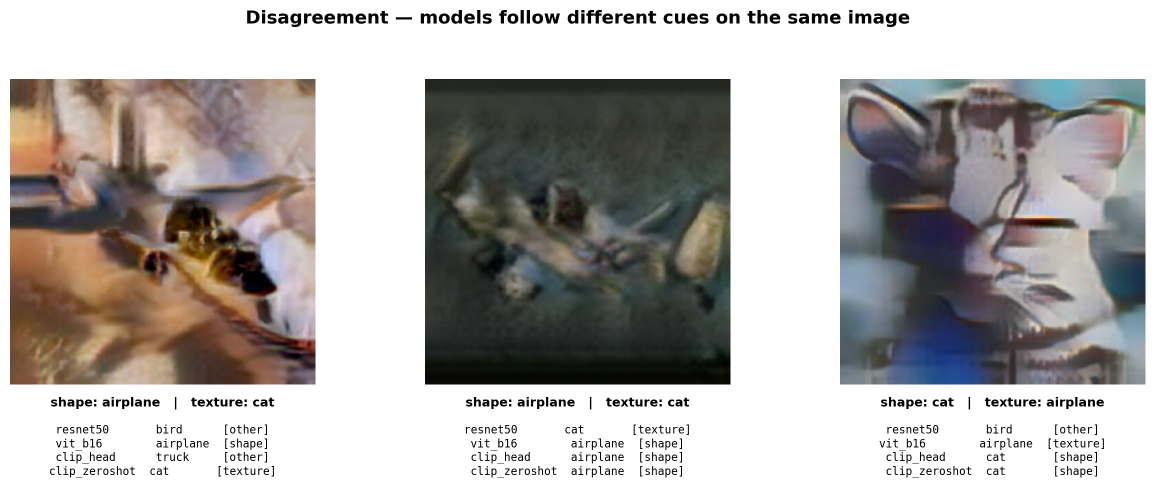
#> input picture report/figures/cue_conflict_disagreement.png, 2310 x 974 px (shown at 1/2 size)
$ python make_cue_conflict_dis_compact.py
#> lines starting #> are read from the running program, lines starting #| are printed output that depends on the picture; after the words box and inside, x2 and y2 are one past the last pixel; in counts of white or black regions, pixels touching at a corner belong together
"""
Compact, print-legible version of the Task 1 cue-conflict disagreement figure.

The original report/figures/cue_conflict_disagreement.png (written by
task1/notebooks/03_shape_texture.ipynb) has 8-pt labels on a 12.6-inch-wide
canvas, so they become unreadable once the figure is shrunk to fit beside
Table 2. This script reuses the SAME three stylized images (cropped from that
PNG) and the SAME predictions (task1/results/cue_conflict_examples.json), and
redraws the labels at a size meant for ~3.3 inches of print width.

No model is run. From the repo root:
    python report/make_cue_conflict_panel.py
Writes report/figures/cue_conflict_disagreement_compact.png
"""
import json
from pathlib import Path

import numpy as np
import matplotlib.pyplot as plt
from PIL import Image

ROOT = Path(__file__).resolve().parents[1]
SRC = ROOT / "report" / "figures" / "cue_conflict_disagreement.png"
EX = ROOT / "task1" / "results" / "cue_conflict_examples.json"
OUT = ROOT / "report" / "figures" / "cue_conflict_disagreement_compact.png"

img = np.asarray(Image.open(SRC).convert("RGB"))
nonwhite = img.min(axis=2) < 235
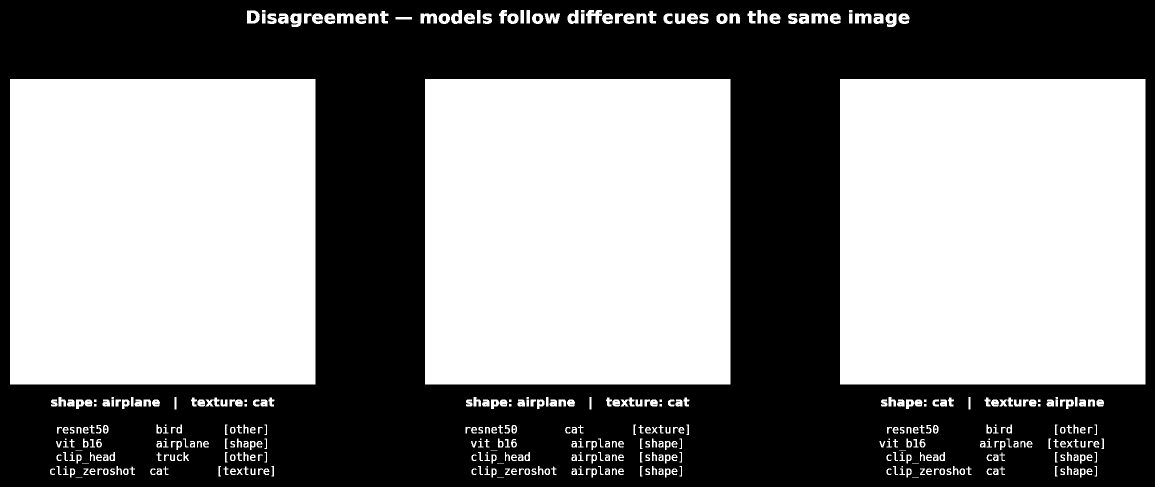
#> nonwhite: shape (974, 2310) bool (shown at 1/2 size); 51.9% white; 162 black regions (101 under 20 px), largest, box (x1, y1, x2, y2) and area: (0, 0, 2310, 974) 1078042, (502, 26, 512, 42) 134, (1022, 32, 1030, 43) 69
rows = np.flatnonzero(nonwhite.sum(1) > 0.5 * img.shape[1])      # rows crossing all 3 images
#> rows = 611 values from 158 to 768
r0, r1 = rows.min(), rows.max() + 1
#> r0 = 158; r1 = 769
on = nonwhite[r0:r1].sum(0) > 0.5 * (r1 - r0)
edges = np.flatnonzero(np.diff(on.astype(int))) + 1                # [start, end, start, end, ...]
#> edges = [20, 631, 850, 1461, 1680, 2291]
boxes = list(zip(edges[0::2], edges[1::2]))
#> boxes = [(20, 631), (850, 1461), (1680, 2291)]
assert len(boxes) == 3, f"expected 3 images, found {len(boxes)}"

#> (the run stopped early here; a loop or call above may not have finished)

$ run again, with report/figures/cue_conflict_all_texture.png copied over report/figures/cue_conflict_disagreement.png
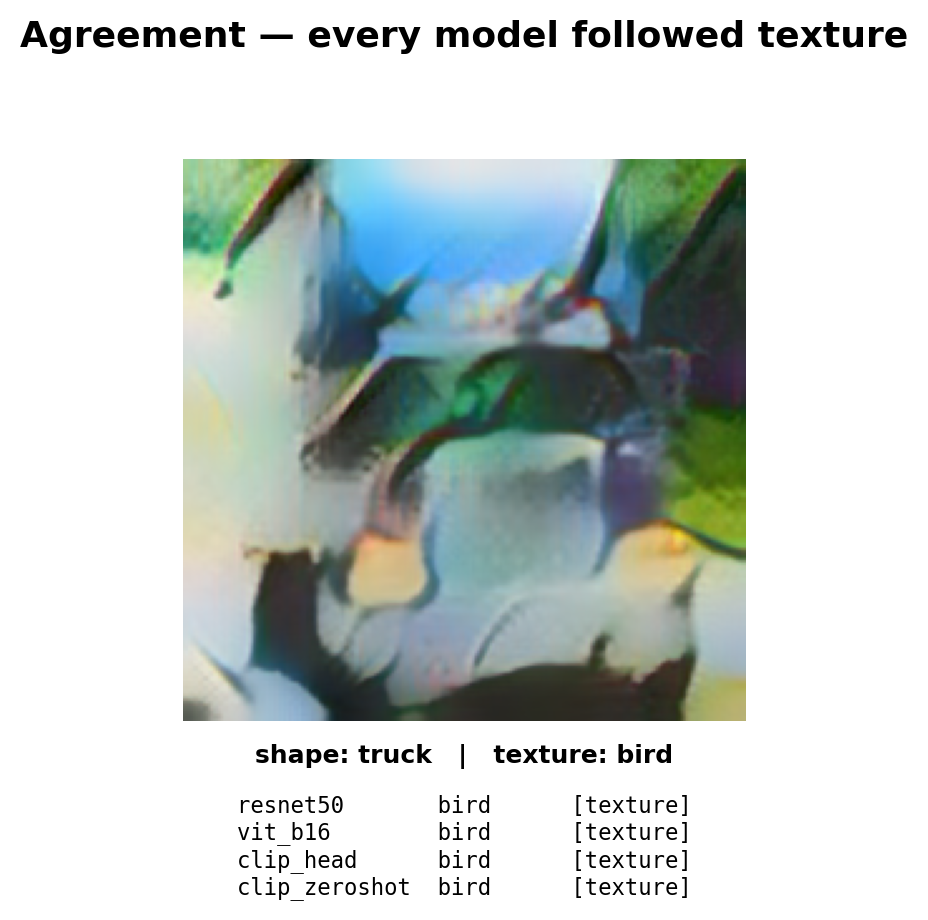
#> input picture report/figures/cue_conflict_all_texture.png, 928 x 920 px
#> `nonwhite = img.min(axis=2) < 235`:
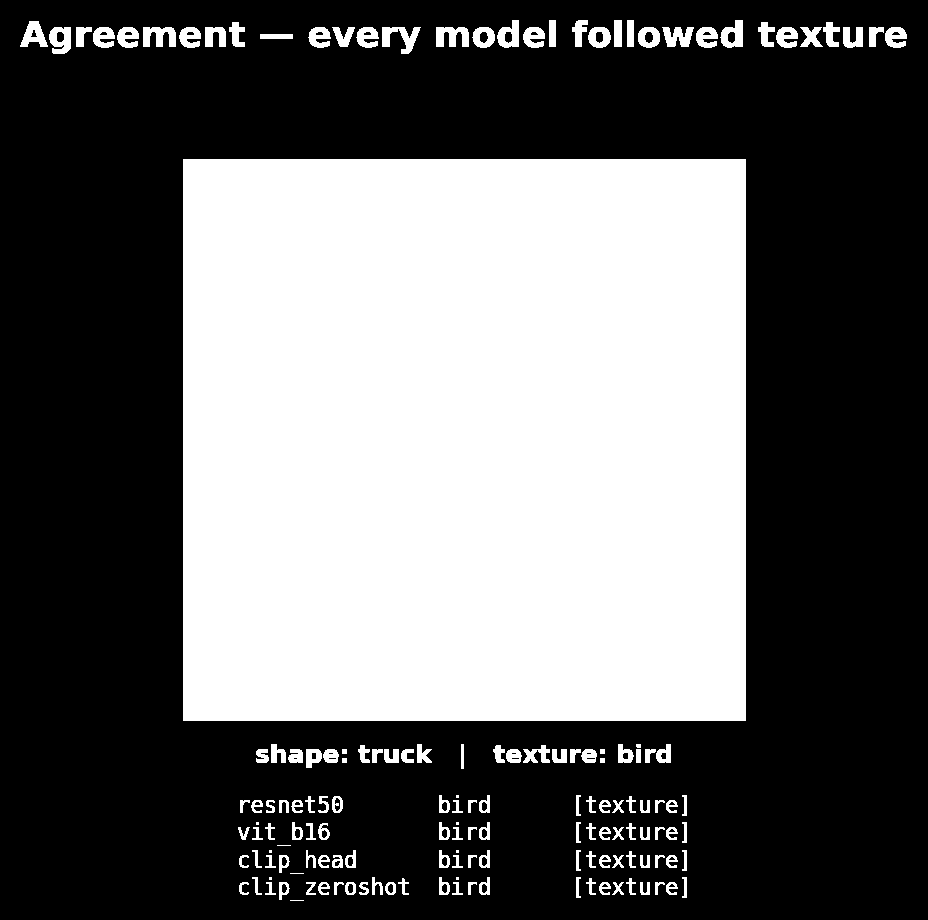
#> nonwhite: shape (920, 928) bool; 39.5% white; 157 white regions (11 under 20 px), largest, box (x1, y1, x2, y2) and area: (183, 159, 746, 721) 316406, (382, 27, 421, 54) 509, (436, 27, 469, 47) 484
#> rows = 576 values from 28 to 720
#> r0 = 28; r1 = 721
#> edges = [183, 746]
#> boxes = [(183, 746)]

$ run again, with report/figures/cue_conflict_failures.png copied over report/figures/cue_conflict_disagreement.png
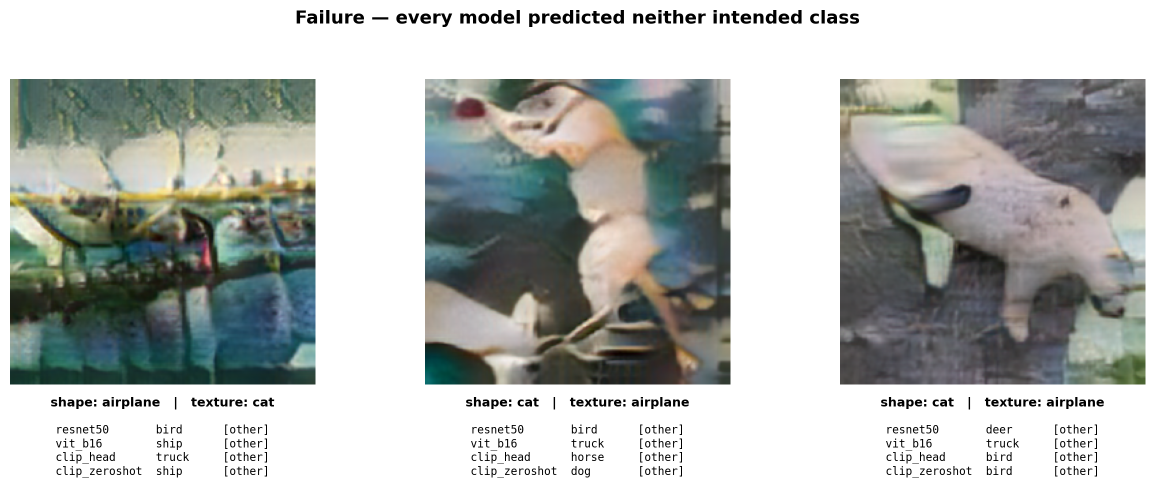
#> input picture report/figures/cue_conflict_failures.png, 2310 x 974 px (shown at 1/2 size)
#> `nonwhite = img.min(axis=2) < 235`:
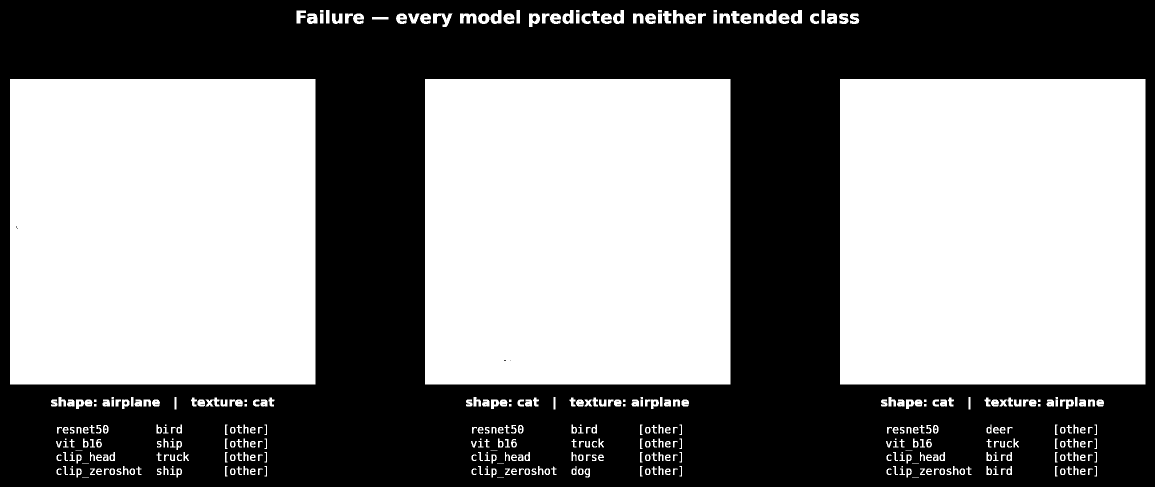
#> nonwhite: shape (974, 2310) bool (shown at 1/2 size); 51.7% white; 147 black regions (80 under 20 px), largest, box (x1, y1, x2, y2) and area: (0, 0, 2310, 974) 1082665, (1132, 32, 1140, 43) 68, (1065, 32, 1073, 43) 67
#> rows = 611 values from 158 to 768
#> r0 = 158; r1 = 769
#> edges = [20, 631, 850, 1461, 1680, 2291]
#> boxes = [(20, 631), (850, 1461), (1680, 2291)]

$ run again, with report/figures/cue_conflict_samples.png copied over report/figures/cue_conflict_disagreement.png
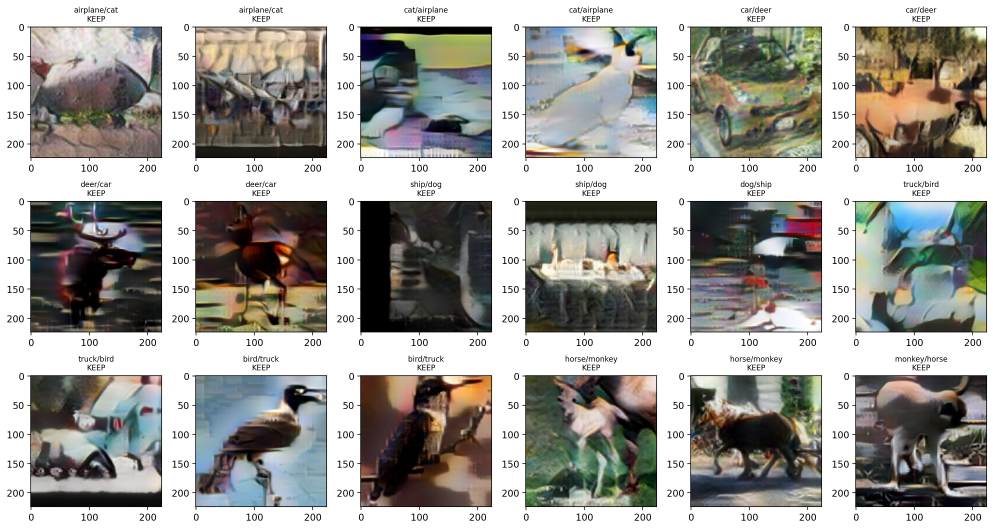
#> input picture report/figures/cue_conflict_samples.png, 2979 x 1587 px (shown at 1/3 size)
#> `nonwhite = img.min(axis=2) < 235`:
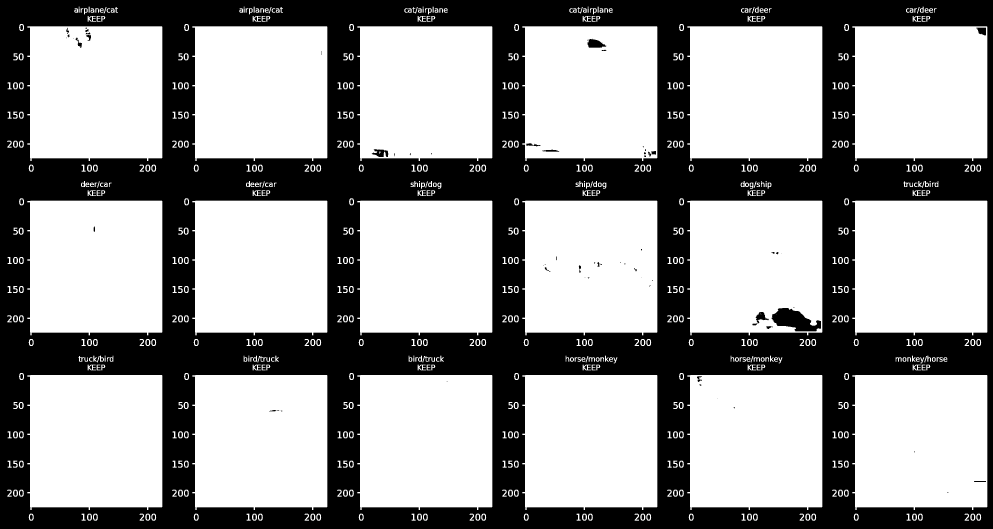
#> nonwhite: shape (1587, 2979) bool (shown at 1/3 size); 61.3% white; 389 black regions (56 under 20 px), largest, box (x1, y1, x2, y2) and area: (0, 0, 2979, 1587) 1791631, (2314, 924, 2463, 994) 6126, (1762, 116, 1819, 143) 1009
#> rows = 1189 values from 79 to 1521
#> r0 = 79; r1 = 1522
#> edges = [90, 487, 585, 982, 1080, 1477, 1575, 1972, 2070, 2467, 2565, 2962]
#> boxes = [(90, 487), (585, 982), (1080, 1477), (1575, 1972), (2070, 2467), (2565, 2962)]
